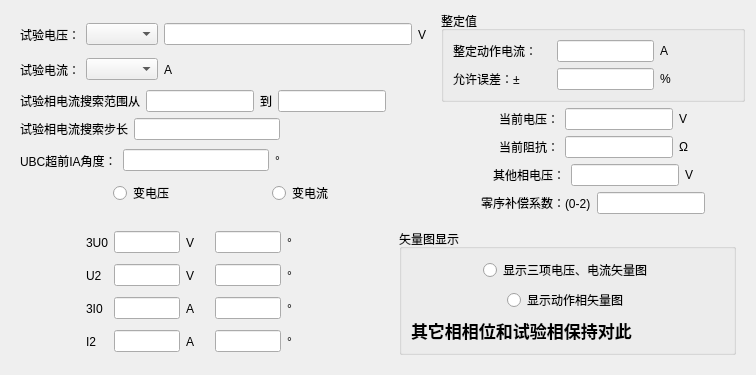
       <widget class="QWidget" name="tab_czk">
        <attribute name="title">
         <string>测阻抗</string>
        </attribute>
        <layout class="QVBoxLayout" name="verticalLayout_35">
         <item>
          <layout class="QHBoxLayout" name="horizontalLayout_80">
           <item>
            <widget class="QWidget" name="widget_11" native="true">
             <layout class="QVBoxLayout" name="verticalLayout_34">
              <item>
               <layout class="QHBoxLayout" name="horizontalLayout_84">
                <item>
                 <widget class="QLabel" name="label_133">
                  <property name="text">
                   <string>试验电压：</string>
                  </property>
                 </widget>
                </item>
                <item>
                 <widget class="QComboBox" name="comboBox_14"/>
                </item>
                <item>
                 <widget class="QLineEdit" name="lineEdit_71"/>
                </item>
                <item>
                 <widget class="QLabel" name="label_134">
                  <property name="text">
                   <string>V</string>
                  </property>
                 </widget>
                </item>
               </layout>
              </item>
              <item>
               <layout class="QHBoxLayout" name="horizontalLayout_85">
                <item>
                 <widget class="QLabel" name="label_135">
                  <property name="text">
                   <string>试验电流：</string>
                  </property>
                 </widget>
                </item>
                <item>
                 <widget class="QComboBox" name="comboBox_15"/>
                </item>
                <item>
                 <widget class="QLabel" name="label_136">
                  <property name="text">
                   <string>A</string>
                  </property>
                 </widget>
                </item>
                <item>
                 <spacer name="horizontalSpacer_93">
                  <property name="orientation">
                   <enum>Qt::Horizontal</enum>
                  </property>
                  <property name="sizeHint" stdset="0">
                   <size>
                    <width>40</width>
                    <height>20</height>
                   </size>
                  </property>
                 </spacer>
                </item>
               </layout>
              </item>
              <item>
               <layout class="QHBoxLayout" name="horizontalLayout_86">
                <item>
                 <widget class="QLabel" name="label_137">
                  <property name="text">
                   <string>试验相电流搜索范围从</string>
                  </property>
                 </widget>
                </item>
                <item>
                 <widget class="QLineEdit" name="lineEdit_72"/>
                </item>
                <item>
                 <widget class="QLabel" name="label_138">
                  <property name="text">
                   <string>到</string>
                  </property>
                 </widget>
                </item>
                <item>
                 <widget class="QLineEdit" name="lineEdit_76"/>
                </item>
                <item>
                 <spacer name="horizontalSpacer_94">
                  <property name="orientation">
                   <enum>Qt::Horizontal</enum>
                  </property>
                  <property name="sizeHint" stdset="0">
                   <size>
                    <width>40</width>
                    <height>20</height>
                   </size>
                  </property>
                 </spacer>
                </item>
               </layout>
              </item>
              <item>
               <layout class="QHBoxLayout" name="horizontalLayout_87">
                <item>
                 <widget class="QLabel" name="label_139">
                  <property name="text">
                   <string>试验相电流搜索步长</string>
                  </property>
                 </widget>
                </item>
                <item>
                 <widget class="QLineEdit" name="lineEdit_77"/>
                </item>
                <item>
                 <spacer name="horizontalSpacer_95">
                  <property name="orientation">
                   <enum>Qt::Horizontal</enum>
                  </property>
                  <property name="sizeHint" stdset="0">
                   <size>
                    <width>40</width>
                    <height>20</height>
                   </size>
                  </property>
                 </spacer>
                </item>
               </layout>
              </item>
              <item>
               <layout class="QHBoxLayout" name="horizontalLayout_88">
                <item>
                 <widget class="QLabel" name="label_140">
                  <property name="text">
                   <string>UBC超前IA角度：</string>
                  </property>
                 </widget>
                </item>
                <item>
                 <widget class="QLineEdit" name="lineEdit_78"/>
                </item>
                <item>
                 <widget class="QLabel" name="label_141">
                  <property name="text">
                   <string>°</string>
                  </property>
                 </widget>
                </item>
                <item>
                 <spacer name="horizontalSpacer_96">
                  <property name="orientation">
                   <enum>Qt::Horizontal</enum>
                  </property>
                  <property name="sizeHint" stdset="0">
                   <size>
                    <width>40</width>
                    <height>20</height>
                   </size>
                  </property>
                 </spacer>
                </item>
               </layout>
              </item>
              <item>
               <layout class="QHBoxLayout" name="horizontalLayout_101">
                <item>
                 <spacer name="horizontalSpacer_115">
                  <property name="orientation">
                   <enum>Qt::Horizontal</enum>
                  </property>
                  <property name="sizeHint" stdset="0">
                   <size>
                    <width>40</width>
                    <height>20</height>
                   </size>
                  </property>
                 </spacer>
                </item>
                <item>
                 <widget class="QRadioButton" name="radioButton_11">
                  <property name="text">
                   <string>变电压</string>
                  </property>
                 </widget>
                </item>
                <item>
                 <spacer name="horizontalSpacer_117">
                  <property name="orientation">
                   <enum>Qt::Horizontal</enum>
                  </property>
                  <property name="sizeHint" stdset="0">
                   <size>
                    <width>40</width>
                    <height>20</height>
                   </size>
                  </property>
                 </spacer>
                </item>
                <item>
                 <widget class="QRadioButton" name="radioButton_12">
                  <property name="text">
                   <string>变电流</string>
                  </property>
                 </widget>
                </item>
                <item>
                 <spacer name="horizontalSpacer_116">
                  <property name="orientation">
                   <enum>Qt::Horizontal</enum>
                  </property>
                  <property name="sizeHint" stdset="0">
                   <size>
                    <width>40</width>
                    <height>20</height>
                   </size>
                  </property>
                 </spacer>
                </item>
               </layout>
              </item>
             </layout>
            </widget>
           </item>
           <item>
            <layout class="QVBoxLayout" name="verticalLayout_33">
             <item>
              <widget class="QGroupBox" name="groupBox_11">
               <property name="title">
                <string>整定值</string>
               </property>
               <layout class="QVBoxLayout" name="verticalLayout_28">
                <item>
                 <layout class="QHBoxLayout" name="horizontalLayout_89" stretch="3,3,1,0">
                  <item>
                   <widget class="QLabel" name="label_142">
                    <property name="text">
                     <string>整定动作电流：</string>
                    </property>
                   </widget>
                  </item>
                  <item>
                   <widget class="QLineEdit" name="lineEdit_79"/>
                  </item>
                  <item>
                   <widget class="QLabel" name="label_143">
                    <property name="text">
                     <string>A</string>
                    </property>
                   </widget>
                  </item>
                  <item>
                   <spacer name="horizontalSpacer_97">
                    <property name="orientation">
                     <enum>Qt::Horizontal</enum>
                    </property>
                    <property name="sizeHint" stdset="0">
                     <size>
                      <width>40</width>
                      <height>20</height>
                     </size>
                    </property>
                   </spacer>
                  </item>
                 </layout>
                </item>
                <item>
                 <layout class="QHBoxLayout" name="horizontalLayout_90" stretch="3,3,1,0">
                  <item>
                   <widget class="QLabel" name="label_144">
                    <property name="text">
                     <string>允许误差：±</string>
                    </property>
                   </widget>
                  </item>
                  <item>
                   <widget class="QLineEdit" name="lineEdit_80"/>
                  </item>
                  <item>
                   <widget class="QLabel" name="label_145">
                    <property name="text">
                     <string>%</string>
                    </property>
                   </widget>
                  </item>
                  <item>
                   <spacer name="horizontalSpacer_98">
                    <property name="orientation">
                     <enum>Qt::Horizontal</enum>
                    </property>
                    <property name="sizeHint" stdset="0">
                     <size>
                      <width>40</width>
                      <height>20</height>
                     </size>
                    </property>
                   </spacer>
                  </item>
                 </layout>
                </item>
               </layout>
              </widget>
             </item>
             <item>
              <layout class="QVBoxLayout" name="verticalLayout_29" stretch="1,1,1,1">
               <item>
                <layout class="QHBoxLayout" name="horizontalLayout_91">
                 <item>
                  <spacer name="horizontalSpacer_99">
                   <property name="orientation">
                    <enum>Qt::Horizontal</enum>
                   </property>
                   <property name="sizeHint" stdset="0">
                    <size>
                     <width>40</width>
                     <height>20</height>
                    </size>
                   </property>
                  </spacer>
                 </item>
                 <item>
                  <widget class="QLabel" name="label_146">
                   <property name="text">
                    <string>当前电压：</string>
                   </property>
                  </widget>
                 </item>
                 <item>
                  <widget class="QLineEdit" name="lineEdit_81"/>
                 </item>
                 <item>
                  <widget class="QLabel" name="label_147">
                   <property name="text">
                    <string>V</string>
                   </property>
                  </widget>
                 </item>
                 <item>
                  <spacer name="horizontalSpacer_100">
                   <property name="orientation">
                    <enum>Qt::Horizontal</enum>
                   </property>
                   <property name="sizeHint" stdset="0">
                    <size>
                     <width>40</width>
                     <height>20</height>
                    </size>
                   </property>
                  </spacer>
                 </item>
                </layout>
               </item>
               <item>
                <layout class="QHBoxLayout" name="horizontalLayout_92">
                 <item>
                  <spacer name="horizontalSpacer_109">
                   <property name="orientation">
                    <enum>Qt::Horizontal</enum>
                   </property>
                   <property name="sizeHint" stdset="0">
                    <size>
                     <width>40</width>
                     <height>20</height>
                    </size>
                   </property>
                  </spacer>
                 </item>
                 <item>
                  <widget class="QLabel" name="label_161">
                   <property name="text">
                    <string>当前阻抗：</string>
                   </property>
                  </widget>
                 </item>
                 <item>
                  <widget class="QLineEdit" name="lineEdit_90"/>
                 </item>
                 <item>
                  <widget class="QLabel" name="label_148">
                   <property name="text">
                    <string>Ω</string>
                   </property>
                  </widget>
                 </item>
                 <item>
                  <spacer name="horizontalSpacer_110">
                   <property name="orientation">
                    <enum>Qt::Horizontal</enum>
                   </property>
                   <property name="sizeHint" stdset="0">
                    <size>
                     <width>40</width>
                     <height>20</height>
                    </size>
                   </property>
                  </spacer>
                 </item>
                </layout>
               </item>
               <item>
                <layout class="QHBoxLayout" name="horizontalLayout_102">
                 <item>
                  <spacer name="horizontalSpacer_118">
                   <property name="orientation">
                    <enum>Qt::Horizontal</enum>
                   </property>
                   <property name="sizeHint" stdset="0">
                    <size>
                     <width>40</width>
                     <height>20</height>
                    </size>
                   </property>
                  </spacer>
                 </item>
                 <item>
                  <widget class="QLabel" name="label_162">
                   <property name="text">
                    <string>其他相电压：</string>
                   </property>
                  </widget>
                 </item>
                 <item>
                  <widget class="QLineEdit" name="lineEdit_91"/>
                 </item>
                 <item>
                  <widget class="QLabel" name="label_164">
                   <property name="text">
                    <string>V</string>
                   </property>
                  </widget>
                 </item>
                 <item>
                  <spacer name="horizontalSpacer_119">
                   <property name="orientation">
                    <enum>Qt::Horizontal</enum>
                   </property>
                   <property name="sizeHint" stdset="0">
                    <size>
                     <width>40</width>
                     <height>20</height>
                    </size>
                   </property>
                  </spacer>
                 </item>
                </layout>
               </item>
               <item>
                <layout class="QHBoxLayout" name="horizontalLayout_103">
                 <item>
                  <spacer name="horizontalSpacer_120">
                   <property name="orientation">
                    <enum>Qt::Horizontal</enum>
                   </property>
                   <property name="sizeHint" stdset="0">
                    <size>
                     <width>40</width>
                     <height>20</height>
                    </size>
                   </property>
                  </spacer>
                 </item>
                 <item>
                  <widget class="QLabel" name="label_165">
                   <property name="text">
                    <string>零序补偿系数：(0-2)</string>
                   </property>
                  </widget>
                 </item>
                 <item>
                  <widget class="QLineEdit" name="lineEdit_92"/>
                 </item>
                 <item>
                  <spacer name="horizontalSpacer_121">
                   <property name="orientation">
                    <enum>Qt::Horizontal</enum>
                   </property>
                   <property name="sizeHint" stdset="0">
                    <size>
                     <width>40</width>
                     <height>20</height>
                    </size>
                   </property>
                  </spacer>
                 </item>
                </layout>
               </item>
              </layout>
             </item>
            </layout>
           </item>
          </layout>
         </item>
         <item>
          <layout class="QHBoxLayout" name="horizontalLayout_93">
           <item>
            <widget class="QWidget" name="widget_13" native="true">
             <layout class="QVBoxLayout" name="verticalLayout_30" stretch="1,1,1,1">
              <item>
               <layout class="QHBoxLayout" name="horizontalLayout_94" stretch="3,1,3,1,3,1,3">
                <item>
                 <spacer name="horizontalSpacer_101">
                  <property name="orientation">
                   <enum>Qt::Horizontal</enum>
                  </property>
                  <property name="sizeHint" stdset="0">
                   <size>
                    <width>40</width>
                    <height>20</height>
                   </size>
                  </property>
                 </spacer>
                </item>
                <item>
                 <widget class="QLabel" name="label_149">
                  <property name="text">
                   <string>3U0</string>
                  </property>
                 </widget>
                </item>
                <item>
                 <widget class="QLineEdit" name="lineEdit_82"/>
                </item>
                <item>
                 <widget class="QLabel" name="label_150">
                  <property name="text">
                   <string>V</string>
                  </property>
                 </widget>
                </item>
                <item>
                 <widget class="QLineEdit" name="lineEdit_83"/>
                </item>
                <item>
                 <widget class="QLabel" name="label_151">
                  <property name="text">
                   <string>°</string>
                  </property>
                 </widget>
                </item>
                <item>
                 <spacer name="horizontalSpacer_102">
                  <property name="orientation">
                   <enum>Qt::Horizontal</enum>
                  </property>
                  <property name="sizeHint" stdset="0">
                   <size>
                    <width>40</width>
                    <height>20</height>
                   </size>
                  </property>
                 </spacer>
                </item>
               </layout>
              </item>
              <item>
               <layout class="QHBoxLayout" name="horizontalLayout_95" stretch="3,1,3,1,3,1,3">
                <item>
                 <spacer name="horizontalSpacer_103">
                  <property name="orientation">
                   <enum>Qt::Horizontal</enum>
                  </property>
                  <property name="sizeHint" stdset="0">
                   <size>
                    <width>40</width>
                    <height>20</height>
                   </size>
                  </property>
                 </spacer>
                </item>
                <item>
                 <widget class="QLabel" name="label_152">
                  <property name="text">
                   <string>U2</string>
                  </property>
                 </widget>
                </item>
                <item>
                 <widget class="QLineEdit" name="lineEdit_84"/>
                </item>
                <item>
                 <widget class="QLabel" name="label_153">
                  <property name="text">
                   <string>V</string>
                  </property>
                 </widget>
                </item>
                <item>
                 <widget class="QLineEdit" name="lineEdit_85"/>
                </item>
                <item>
                 <widget class="QLabel" name="label_154">
                  <property name="text">
                   <string>°</string>
                  </property>
                 </widget>
                </item>
                <item>
                 <spacer name="horizontalSpacer_104">
                  <property name="orientation">
                   <enum>Qt::Horizontal</enum>
                  </property>
                  <property name="sizeHint" stdset="0">
                   <size>
                    <width>40</width>
                    <height>20</height>
                   </size>
                  </property>
                 </spacer>
                </item>
               </layout>
              </item>
              <item>
               <layout class="QHBoxLayout" name="horizontalLayout_96" stretch="3,1,3,1,3,1,3">
                <item>
                 <spacer name="horizontalSpacer_105">
                  <property name="orientation">
                   <enum>Qt::Horizontal</enum>
                  </property>
                  <property name="sizeHint" stdset="0">
                   <size>
                    <width>40</width>
                    <height>20</height>
                   </size>
                  </property>
                 </spacer>
                </item>
                <item>
                 <widget class="QLabel" name="label_155">
                  <property name="text">
                   <string>3I0</string>
                  </property>
                 </widget>
                </item>
                <item>
                 <widget class="QLineEdit" name="lineEdit_86"/>
                </item>
                <item>
                 <widget class="QLabel" name="label_156">
                  <property name="text">
                   <string>A</string>
                  </property>
                 </widget>
                </item>
                <item>
                 <widget class="QLineEdit" name="lineEdit_87"/>
                </item>
                <item>
                 <widget class="QLabel" name="label_157">
                  <property name="text">
                   <string>°</string>
                  </property>
                 </widget>
                </item>
                <item>
                 <spacer name="horizontalSpacer_106">
                  <property name="orientation">
                   <enum>Qt::Horizontal</enum>
                  </property>
                  <property name="sizeHint" stdset="0">
                   <size>
                    <width>40</width>
                    <height>20</height>
                   </size>
                  </property>
                 </spacer>
                </item>
               </layout>
              </item>
              <item>
               <layout class="QHBoxLayout" name="horizontalLayout_97" stretch="3,1,3,1,3,1,3">
                <item>
                 <spacer name="horizontalSpacer_107">
                  <property name="orientation">
                   <enum>Qt::Horizontal</enum>
                  </property>
                  <property name="sizeHint" stdset="0">
                   <size>
                    <width>40</width>
                    <height>20</height>
                   </size>
                  </property>
                 </spacer>
                </item>
                <item>
                 <widget class="QLabel" name="label_158">
                  <property name="text">
                   <string>I2</string>
                  </property>
                 </widget>
                </item>
                <item>
                 <widget class="QLineEdit" name="lineEdit_88"/>
                </item>
                <item>
                 <widget class="QLabel" name="label_159">
                  <property name="text">
                   <string>A</string>
                  </property>
                 </widget>
                </item>
                <item>
                 <widget class="QLineEdit" name="lineEdit_89"/>
                </item>
                <item>
                 <widget class="QLabel" name="label_160">
                  <property name="text">
                   <string>°</string>
                  </property>
                 </widget>
                </item>
                <item>
                 <spacer name="horizontalSpacer_108">
                  <property name="orientation">
                   <enum>Qt::Horizontal</enum>
                  </property>
                  <property name="sizeHint" stdset="0">
                   <size>
                    <width>40</width>
                    <height>20</height>
                   </size>
                  </property>
                 </spacer>
                </item>
               </layout>
              </item>
             </layout>
            </widget>
           </item>
           <item>
            <widget class="QWidget" name="widget_14" native="true">
             <layout class="QVBoxLayout" name="verticalLayout_31">
              <item>
               <widget class="QGroupBox" name="groupBox_12">
                <property name="title">
                 <string>矢量图显示</string>
                </property>
                <layout class="QVBoxLayout" name="verticalLayout_32">
                 <item>
                  <layout class="QHBoxLayout" name="horizontalLayout_99">
                   <item>
                    <spacer name="horizontalSpacer_111">
                     <property name="orientation">
                      <enum>Qt::Horizontal</enum>
                     </property>
                     <property name="sizeHint" stdset="0">
                      <size>
                       <width>40</width>
                       <height>20</height>
                      </size>
                     </property>
                    </spacer>
                   </item>
                   <item>
                    <widget class="QRadioButton" name="radioButton_9">
                     <property name="text">
                      <string>显示三项电压、电流矢量图</string>
                     </property>
                    </widget>
                   </item>
                   <item>
                    <spacer name="horizontalSpacer_112">
                     <property name="orientation">
                      <enum>Qt::Horizontal</enum>
                     </property>
                     <property name="sizeHint" stdset="0">
                      <size>
                       <width>40</width>
                       <height>20</height>
                      </size>
                     </property>
                    </spacer>
                   </item>
                  </layout>
                 </item>
                 <item>
                  <layout class="QHBoxLayout" name="horizontalLayout_100">
                   <item>
                    <spacer name="horizontalSpacer_113">
                     <property name="orientation">
                      <enum>Qt::Horizontal</enum>
                     </property>
                     <property name="sizeHint" stdset="0">
                      <size>
                       <width>40</width>
                       <height>20</height>
                      </size>
                     </property>
                    </spacer>
                   </item>
                   <item>
                    <widget class="QRadioButton" name="radioButton_10">
                     <property name="text">
                      <string>显示动作相矢量图</string>
                     </property>
                    </widget>
                   </item>
                   <item>
                    <spacer name="horizontalSpacer_114">
                     <property name="orientation">
                      <enum>Qt::Horizontal</enum>
                     </property>
                     <property name="sizeHint" stdset="0">
                      <size>
                       <width>40</width>
                       <height>20</height>
                      </size>
                     </property>
                    </spacer>
                   </item>
                  </layout>
                 </item>
                 <item>
                  <widget class="QLabel" name="label_163">
                   <property name="font">
                    <font>
                     <pointsize>13</pointsize>
                     <bold>true</bold>
                    </font>
                   </property>
                   <property name="text">
                    <string>其它相相位和试验相保持对此</string>
                   </property>
                  </widget>
                 </item>
                </layout>
               </widget>
              </item>
             </layout>
            </widget>
           </item>
          </layout>
         </item>
        </layout>
       </widget>
